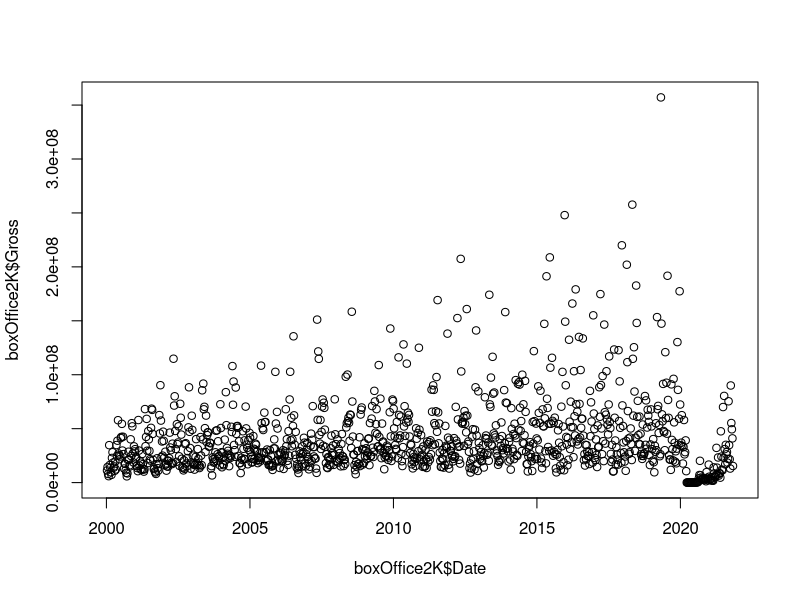
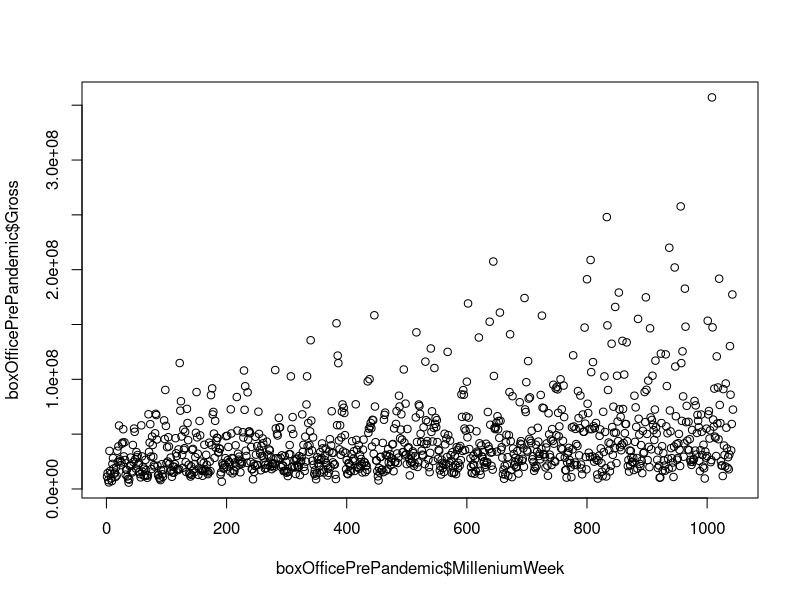
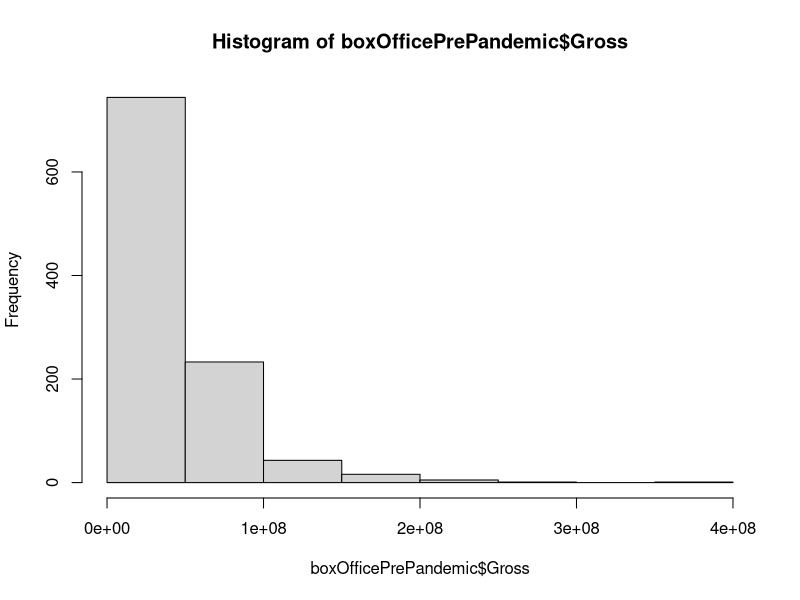

These charts were generated, in order, by the following R code: (Note: this script raises an error after producing the figures.)
# Peter Yeu-Shyang Yeh
# MIS 545 Section 02
# GroupProject.R

# Preliminary Setup -------------------------------------------------------
# Sets the working directory
setwd("C:/Users/peter/Desktop/Rcodes/UofA/MIS545/GroupProject")

# Installs and loads tidyverse library
# install.packages("tidyverse")
library(tidyverse)

# Installs and loads tidyverse library
# install.packages("lubridate")
library(lubridate)

# Installs and loads MASS library
# install.packages("MASS")
library(MASS)

# Read in CSV -------------------------------------------------------------
# Reads the csv into R with date column
boxOffice <- read.csv(file = "weekendsv2.csv",
                      colClasses = "character",
                      na.strings="?")

# Converts data from character into data
boxOffice$Date <- as.Date(boxOffice$Date, format="%m/%d/%Y")

# Converts data from character into numeric values
boxOffice$Year <- as.numeric(boxOffice$Year)
boxOffice$Weekend <- as.numeric(boxOffice$Weekend)
boxOffice$Gross <- as.numeric(boxOffice$Gross)

# Converts to a tibble
as_tibble(boxOffice)

# Displays the tibble
print(boxOffice)
str(boxOffice)
summary(boxOffice)

# Explanatory Data Analysis -----------------------------------------------
# Recodes Date into Months
boxOffice <- boxOffice %>%
  mutate(Month = month(ymd(boxOffice$Date)))

boxOffice$Month <- as.numeric(boxOffice$Month)

# Recodes Months into Season
boxOffice <- boxOffice %>%
  mutate(WinterSeason = 0)

boxOffice <- boxOffice %>%
  mutate(SpringSeason = 0)

boxOffice <- boxOffice %>%
  mutate(SummerSeason = 0)

boxOffice <- boxOffice %>%
  mutate(FallSeason = 0)

for (i in 1:length(boxOffice$Month)) {
  if(boxOffice$Month[i] > 11) {
    boxOffice$WinterSeason[i] <- 1
  } else if(boxOffice$Month[i] > 8) {
    boxOffice$FallSeason[i] <- 1
  } else if(boxOffice$Month[i] > 5) {
    boxOffice$SummerSeason[i] <- 1
  } else if(boxOffice$Month[i] > 2) {
    boxOffice$SpringSeason[i] <- 1
  } else {
    boxOffice$WinterSeason[i] <- 1
  }
}

# Factorizes Winter Season
boxOffice$WinterSeason <- as.factor(boxOffice$WinterSeason)

# Factorizes Spring Season
boxOffice$SpringSeason <- as.factor(boxOffice$SpringSeason)

# Factorizes Season
boxOffice$SummerSeason <- as.factor(boxOffice$SummerSeason)

# Factorizes Season
boxOffice$FallSeason <- as.factor(boxOffice$FallSeason)

# Season factorization check
summary(boxOffice)

# Selects movies from 2000-2021
boxOffice2K <- filter(.data = boxOffice, Year > 1999)

# Coding in column of continuous week number since start of 2000
MilleniumWeek <- c(1:length(boxOffice2K$Gross))

boxOffice2K <- cbind(boxOffice2K, MilleniumWeek)

# Week numeric check
summary(boxOffice2K)

# HolidayWeekend Data for 2000-2020
holidayWeekend <- read.csv(file = "HolidayWeek.csv",
                           colClasses = "character",
                           na.strings="?")

# Converts data from character into data
holidayWeekend$HolidayWeekend <- as.Date(holidayWeekend$HolidayWeekend,
                                         format="%m/%d/%Y")
# Summary indicates a NA output
summary(holidayWeekend)

# NA filled with the appropriate date
holidayWeekend$HolidayWeekend[82] <- as.Date("5/11/2008",
                                             format="%m/%d/%Y")

# Summary indicates a NA output
summary(holidayWeekend)

# Create For loop to generate a logical holiday weekend column
boxOffice2K <- boxOffice2K %>%
  mutate(HolidayWeekend = 0)

for (i in 1:length(boxOffice2K$Date)) {
  for (j in 1:length(holidayWeekend$HolidayWeekend)) {
    if(boxOffice2K$Date[i] == holidayWeekend$HolidayWeekend[j]) {
      boxOffice2K$HolidayWeekend[i] <- 1
    }
  }
}

# Turns the HolidayWeekend into a logical feature
boxOffice2K$HolidayWeekend <- as.factor(boxOffice2K$HolidayWeekend)

# j does not match up with the number of holiday weekends
summary(boxOffice2K$HolidayWeekend)

# Data Subsetting By Year -------------------------------------------------
# Streaming Availablility
boxOffice2K <- boxOffice2K %>%
  mutate(Streaming = ifelse(Year > 2007, 1, 0))
boxOffice2K$Streaming <- as.factor(boxOffice2K$Streaming)

# Original Streaming Availablility
boxOffice2K <- boxOffice2K %>%
  mutate(OriginalStreaming = ifelse(Year > 2012, 1, 0))
boxOffice2K$OriginalStreaming <- as.factor(boxOffice2K$OriginalStreaming)

# International Streaming Availablility
boxOffice2K <- boxOffice2K %>%
  mutate(InternationalStreaming = ifelse(Year > 2017, 1, 0))
boxOffice2K$InternationalStreaming <- as.factor(
  boxOffice2K$InternationalStreaming)

# Pandemic
boxOffice2K <- boxOffice2K %>%
  mutate(Pandemic= ifelse(Year > 2019, 1, 0))
boxOffice2K$Pandemic <- as.factor(boxOffice2K$Pandemic)

# Streaming factor check
summary(boxOffice2K)

# Visualizations ----------------------------------------------------------
# Plot, noticeable dip at year 2020.
plot(boxOffice2K$Gross ~ boxOffice2K$Date)

# Filter out the outlier data
boxOfficePrePandemic <- filter(.data = boxOffice2K, Pandemic == 0)

# Plot data of interest
plot(boxOfficePrePandemic$Gross ~ boxOfficePrePandemic$MilleniumWeek)

# Histogram
hist(boxOfficePrePandemic$Gross)

# Correlation check, Use MilleniumWeek since most correlated to Gross
cor(boxOfficePrePandemic$Gross, boxOfficePrePandemic$MilleniumWeek)
cor(boxOfficePrePandemic$Gross, boxOfficePrePandemic$Year)
cor(boxOfficePrePandemic$Gross, boxOfficePrePandemic$Weekend)

# Gross is skewed. Need to generate box cox to determine transformation
boxOfficePrePandemicLinear <- lm(data = boxOfficePrePandemic, Gross ~
                                   MilleniumWeek +
                                   WinterSeason +
                                   SpringSeason +
                                   SummerSeason +
                                   HolidayWeekend +
                                   Streaming +
                                   OriginalStreaming +
                                   InternationalStreaming)

grossBoxCox <- boxcox(boxOfficePrePandemicLinear,
                      lambda = seq(-.5,.3,0.1),
                      interp = F)

boxOfficePrePandemic <- boxOfficePrePandemic %>%
  mutate(NormalizedGross = Gross^(-0.2))

summary(boxOfficePrePandemic)

hist(boxOfficePrePandemic$NormalizedGross)

cor(boxOfficePrePandemic$NormalizedGross, boxOfficePrePandemic$MilleniumWeek)
cor(boxOfficePrePandemic$NormalizedGross, boxOfficePrePandemic$Year)
cor(boxOfficePrePandemic$NormalizedGross, boxOfficePrePandemic$Weekend)

plot(boxOfficePrePandemic$NormalizedGross ~ boxOfficePrePandemic$MilleniumWeek)
boxOfficeNormalLM <- lm(data = boxOfficePrePandemic, NormalizedGross ~
                          MilleniumWeek +
                          WinterSeason +
                          SpringSeason +
                          SummerSeason +
                          HolidayWeekend +
                          Streaming +
                          OriginalStreaming +
                          InternationalStreaming)
abline(boxOfficeNormalLM,
       col = "red")
summary(boxOfficeNormalLM)

boxOfficePrePandemic <- boxOfficePrePandemic %>%
  mutate(SuccessCriteria = fitted(boxOfficeNormalLM))
  
boxOfficePrePandemic <- boxOfficePrePandemic %>%
  mutate(Success = 0)
for (i in 1:length(boxOfficePrePandemic$NormalizedGross)) {
  if(boxOfficePrePandemic$NormalizedGross[i] <
     boxOfficePrePandemic$SuccessCriteria[i]) {
    boxOfficePrePandemic$Success[i] <- 0
  } else{
    boxOfficePrePandemic$Success[i] <- 1
  }
}

boxOfficePrePandemic$Succes <- as.factor(boxOfficePrePandemic$Success)


summary(boxOfficePrePandemic)
